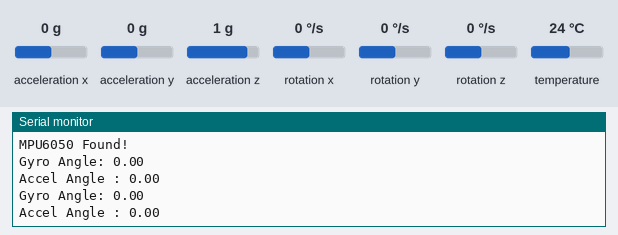
Recording of a sketch running on a simulated Arduino Leonardo, built with avr-gcc and run on an emulated ATmega32U4. On the bench: the last lines printed to the serial monitor. Inputs (shaded band) come from the test bench; at power-on: acceleration y 0 g, acceleration z 1 g, rotation x 0 °/s, acceleration x 0 g, rotation y 0 °/s, rotation z 0 °/s, temperature 24 °C.

Above: at 1.8 s.
1.9 s: acceleration y set to -1.4 g
At 2.8 s:
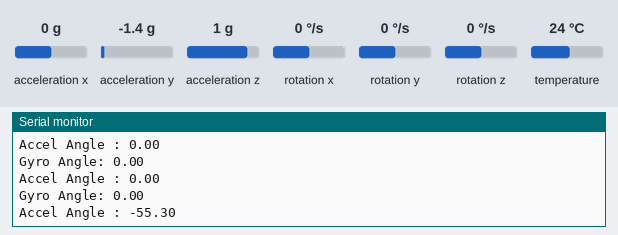
3.4 s: acceleration z set to -1.4 g
At 4.7 s:
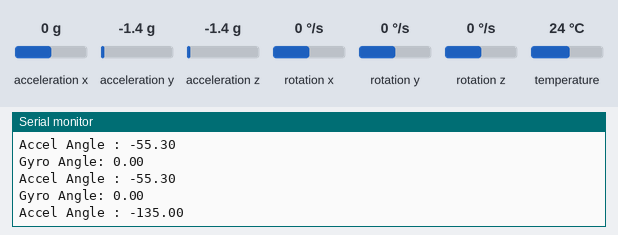
4.9 s: rotation x set to -192 °/s
At 5.6 s:
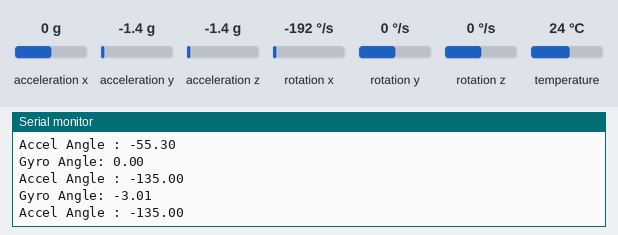
Timing chart, 0 to 7.9 s (numbered marks = the images above; inputs shaded):
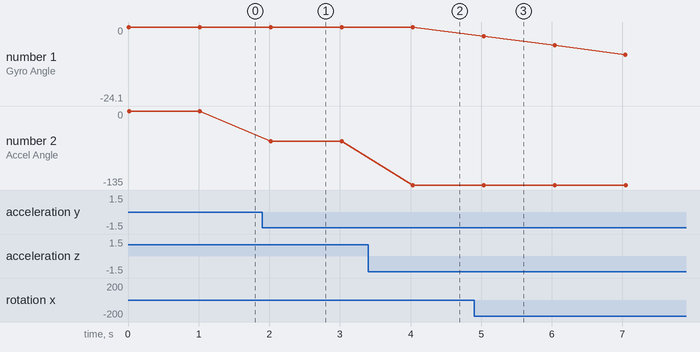

The sketch:

Measuring_angle_new.ino
```cpp
#include <Adafruit_MPU6050.h>
#include <Adafruit_Sensor.h>
#include <Wire.h>
#include <math.h>

Adafruit_MPU6050 mpu;

int16_t accY, accZ;
float accAngle;
int16_t gyroX, gyroRate;
float gyroAngle=0;
unsigned long currTime, prevTime=0, loopTime;


void setup() {
  Serial.begin(9600);
  while (!Serial)
    delay(10); // will pause Zero, Leonardo, etc until serial console opens

  Serial.println("Adafruit MPU6050 test!");

  // Try to initialize!
  if (!mpu.begin()) {
    Serial.println("Failed to find MPU6050 chip");
    while (1) {
      delay(10);
    }
  }
  Serial.println("MPU6050 Found!");
}

void loop() {
  currTime = millis();
  loopTime = currTime - prevTime;
  prevTime = currTime;
  sensors_event_t a, g, temp;
  mpu.getEvent(&a, &g, &temp);

  accZ=a.acceleration.z;
  accY=a.acceleration.y;


  accAngle = atan2(accY, accZ)*RAD_TO_DEG;

  gyroX = g.gyro.x;
  //gyroRate = map(gyroX, -32768, 32767, -250, 250);
  gyroAngle = gyroAngle + (float)gyroX*loopTime/1000;

  Serial.print("Gyro Angle: ");
  Serial.println(gyroAngle);

  if(isnan(accAngle));
  else
  {
    Serial.print("Accel Angle : ");
    Serial.println(accAngle);
  }
    delay(1000);
}
```

Measured:
- after the input at 1.9 s, the serial monitor: prints a new line after 0.12 s (image 1)
- after the input at 3.4 s, the serial monitor: prints a new line after 0.63 s (image 2)
- after the input at 4.9 s, the serial monitor: prints a new line after 0.13 s (image 3)
- plotted number 1: 0 → -24.1 after the input at 4.9 s
- plotted number 2: 0 → -55.3 after the input at 1.9 s, -55.3 → -135 after the input at 3.4 s
